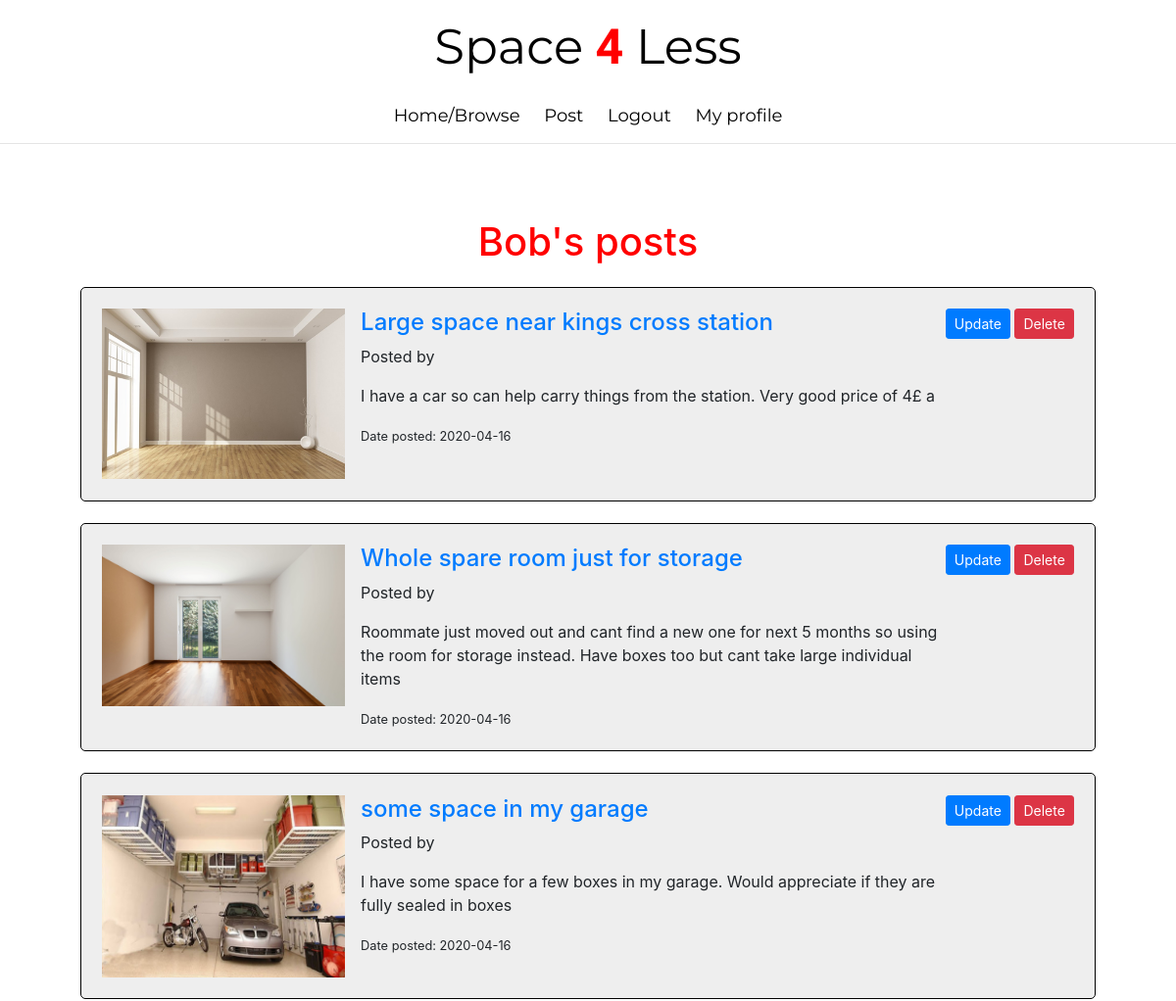
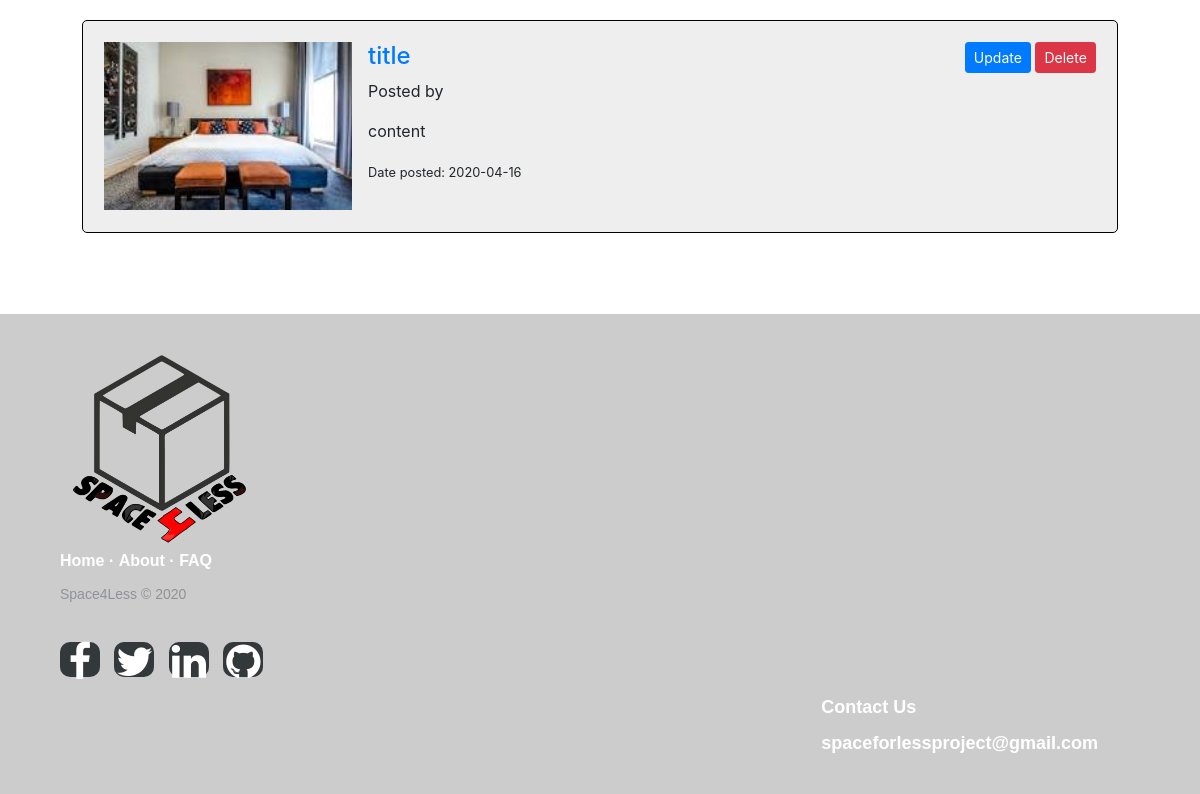
The app's page /my_posts (signed in) with its own data (2 pictures, top to bottom).
### app/models.py (models this page shows, shortened)
class User(db.Model, UserMixin):
    __tablename__ = 'user'
    user_id = db.Column(db.Integer, primary_key=True)
    username = db.Column(db.String(250), nullable=False)
    first_name = db.Column(db.String(250), nullable=False)
    last_name = db.Column(db.String(250), nullable=False)
    email = db.Column(db.String(250), nullable=False)
    password = db.Column(db.String(200))
    image_file = db.Column(db.String(20), nullable=False, default='default-profile.png')
    roles = db.Column(db.String(20))
    posts = db.relationship('Post', backref='author', lazy=True)
    bookings = db.relationship('Book')
    comments = db.relationship('Comment')
    reviews = db.relationship('Review')
    def get_id(self):
        return (self.user_id)

class Post(db.Model):
    __tablename__ = 'post'
    post_id = db.Column(db.Integer, primary_key=True)
    title = db.Column(db.String(30), nullable=False)
    date_posted = db.Column(db.DateTime, nullable=False, default=datetime.utcnow)
    image = db.Column(db.String(30), nullable=False)  # , default='default.png')
    location = db.Column(db.String(50), nullable=False)
    space_size = db.Column(db.String(15), nullable=False)
    content = db.Column(db.String(30), nullable=False)
    user_id = db.Column(db.Integer, ForeignKey('user.user_id'), nullable=False)
    bookings = db.relationship('Book')
    comments = db.relationship('Comment')

### app/user/routes.py (the view)
@bp_user.route('/my_posts')
@login_required
@role_required('property_owner')
def my_posts():
    userid = current_user.get_id()
    post_ids = Post.query.with_entities(Post.post_id).filter_by(user_id=userid).all()
    my_posts = []
    for post_id in post_ids:
        post_object = Post.query.get_or_404(post_id)
        my_posts.append(post_object)
    return render_template('my_posts.html', title='My Posts', posts=my_posts)

### app/main/routes.py (called while the page is built)
def role_required(required_role):
    def role_decorator(func):  # this is the decorator we are writing. The function we want to
        @functools.wraps(func)  # preserve information about the original function
        def function_wrapper(*args,
                             **kwargs):  # since the decorator needs to take argument 'role', we add the
            if current_user.roles == required_role:  # if the user has the role required to access the page, we run
                res = func(*args, **kwargs)
                return res  # we need to return the arguments aswell as the function.
            else:  # if the user doesnt have the required role, we dont run the
                return render_template('errors/role.html', required_role=required_role)
        return function_wrapper
    return role_decorator

### app/models.py (called while the page is built)
@login.user_loader
def load_user(user_id):
    return User.query.get(int(user_id))

### app/templates/my_posts.html
{% extends 'layout.html' %}
{% block content %}
    <h1>{{ current_user.username }}'s posts</h1>
    {% for post in posts %}
        <div class="post">
            <div class="media content-section">
                <img class="mr-3 article-image post_image"
                     src="{{ url_for('static', filename='post_pictures/' + post.image, width=50, height =50) }}">
                <div class="media-body">
                    <h4 class="media-heading"><a
                            href="{{ url_for('posts.single_post', post_id=post.post_id) }}">{{ post.title }}</a></h4>
                    <p>Posted by <a href="#">{{ post.username }}</a></p>
                    <p>{{ post.content }}</p>
                    <small> Date posted: {{ post.date_posted.strftime('%Y-%m-%d') }}</small>
                </div>
                <div>
                    <a class="btn btn-sm btn-primary" href="{{ url_for('posts.update_post', postid = post.post_id) }}">Update</a>
                    <a class="btn btn-sm btn-danger" href="#">Delete</a>
                </div>
            </div>
        </div>
    {% endfor %}
{% endblock %}

### app/templates/layout.html (shortened to what this page needs)
<!DOCTYPE html>
<html lang="en">
<head>
    <link rel="stylesheet" type="text/css" href="{{ url_for('static', filename='design.css') }}">
    <link rel="stylesheet" href=" https://maxcdn.bootstrapcdn.com/font-awesome/4.2.0/css/font-awesome.min.css">
    <link rel="stylesheet" href="https://stackpath.bootstrapcdn.com/bootstrap/4.4.1/css/bootstrap.min.css"
>
    <link rel="stylesheet" href="https://cdnjs.cloudflare.com/ajax/libs/font-awesome/4.7.0/css/font-awesome.min.css">
</head>
<body>
<header>
    <nav class="nav">
        <div class="nav-header">
            <div class="nav-title">
                Space<span
                    style='color: red; font-family: "Mr Dafoe"; font-size: 50px; font-style: normal; font-variant: normal; font-weight: 700; line-height: 26.4px; '> 4 </span>
                Less
            </div>
        </div>
        <div class="nav-links">
            <a href="{{ url_for('main.home_page') }}"> Home/Browse</a>
            {% if current_user.is_authenticated %}
                {% if current_user.roles == 'property_owner' %}
                    <a href="{{ url_for('posts.post') }}" target="_blank"> Post </a>
                {% endif %}
                <a href="{{ url_for('auth.logout') }}">Logout</a>
                <a href="{{ url_for('user.profile') }}">My profile</a>
            {% else %}
                <a href="{{ url_for('auth.signup') }}">Signup</a>
                <a href="{{ url_for('auth.login') }}">Login </a>
                <a href="{{ url_for('main.about_me') }}">About Us </a>
            {% endif %}
        </div>
    </nav>
</header>
<hr>
<div class="main-body">
    {% block content %}{% endblock content %}
</div>
<footer class="footer-distributed">
    <div class="footer-left">
        <span><img class="logo" src="../static/logo-footer.png" alt=" "></span>
        <p class="footer-links">
            <a href="{{ url_for('main.home_page') }}">Home</a>
            ·
            <a href="{{ url_for('main.about_me') }}">About</a>
            ·
            <a href="{{ url_for('main.faq') }}">FAQ</a>
        </p>
        <p class="footer-company-name">Space4Less © 2020</p>
        <div class="footer-icons">
            <a href="https://www.facebook.com"><i class="fa fa-facebook"></i></a>
            <a href="https://twitter.com"><i class="fa fa-twitter"></i></a>
            <a href="https://www.linkedin.com"><i class="fa fa-linkedin"></i></a>
            <a href="https://github.com"><i class="fa fa-github"></i></a>
        </div>
    </div>
    <div class="footer-right">
        <p>Contact Us</p>
        <br>
        <p>spaceforlessproject@gmail.com</p>
    </div>
</footer>
</body>
</html>

### app/static/design.css (style rules this page uses)
.logo { width: 25%; }
.main-body { padding: 5%; }
.post { border: 1px solid black; border-radius: 5px; background-color: #eeeeee; padding: 2%; margin: 2% }
.post_image { width:25% }
h1 { text-align: center; color:red; }
* { box-sizing: border-box; }
.nav { justify-content: space-between; height: 50px; width: 100%; background-color: transparent; opacity: 1; }
.nav { display: inline-block !important; margin: auto; text-align: center; }
.nav > .nav-header > .nav-title { font-size: 50px; font-family: Montserrat, sans-serif; color: black; padding: 10px 10px 10px 10px; }
.nav > .nav-links { display: inline; font-family: Montserrat, sans-serif; color: black; font-size: 18px; }
.nav > .nav-links > a { display: inline-block; padding: 10px 10px 20px 10px; text-decoration: none; color: black; }
.footer-distributed { background: #cccccc; box-shadow: 0 1px 1px 0 rgba(0, 0, 0, 0.12); box-sizing: border-box; width: 100%; font: bold 16px sans-serif; text-align: left; padding: 35px 60px 40px; overflow: hidden; }
.footer-distributed .footer-left { float: left; }
.footer-distributed .footer-links { color: #ffffff; margin: 0 0 10px; padding: 0; }
.footer-distributed .footer-links a { display:inline-block; line-height: 1.8; text-decoration: none; color: inherit; }
.footer-distributed .footer-company-name { color: #8f9296; font-size: 14px; font-weight: normal; margin: 0; }
.footer-distributed .footer-icons { margin-top: 40px; }
.footer-distributed .footer-icons a { display: inline-block; width: 40px; height: 35px; cursor: pointer; background-color: #33383b; border-radius: 10px; font-size: 20px; color: #ffffff; text-align: center; line-height: 35px; margin-right: 10px; margin-bottom: 5px; }
.footer-distributed .footer-right { float: right; }
.footer-distributed .footer-right p { display: inline-block; vertical-align: top; margin: 15px 42px 0 0; color: #ffffff; font-size: 18px; }
.fa { font-size:200% !important; }

### records on screen
User: username "Bob"
Post: image (picture), title "Large space near kings cross station", content "I have a car so can help carry things from the station. Very good price of 4£ a", date_posted "2020-04-16"
Post: image (picture), title "Whole spare room just for storage", content "Roommate just moved out and cant find a new one for next 5 months so using the room for storage instead. Have boxes too but cant take large individual items", date_posted "2020-04-16"
Post: image (picture), title "some space in my garage", content "I have some space for a few boxes in my garage. Would appreciate if they are fully sealed in boxes", date_posted "2020-04-16"
Post: image (picture), title "title", content "content", date_posted "2020-04-16"
